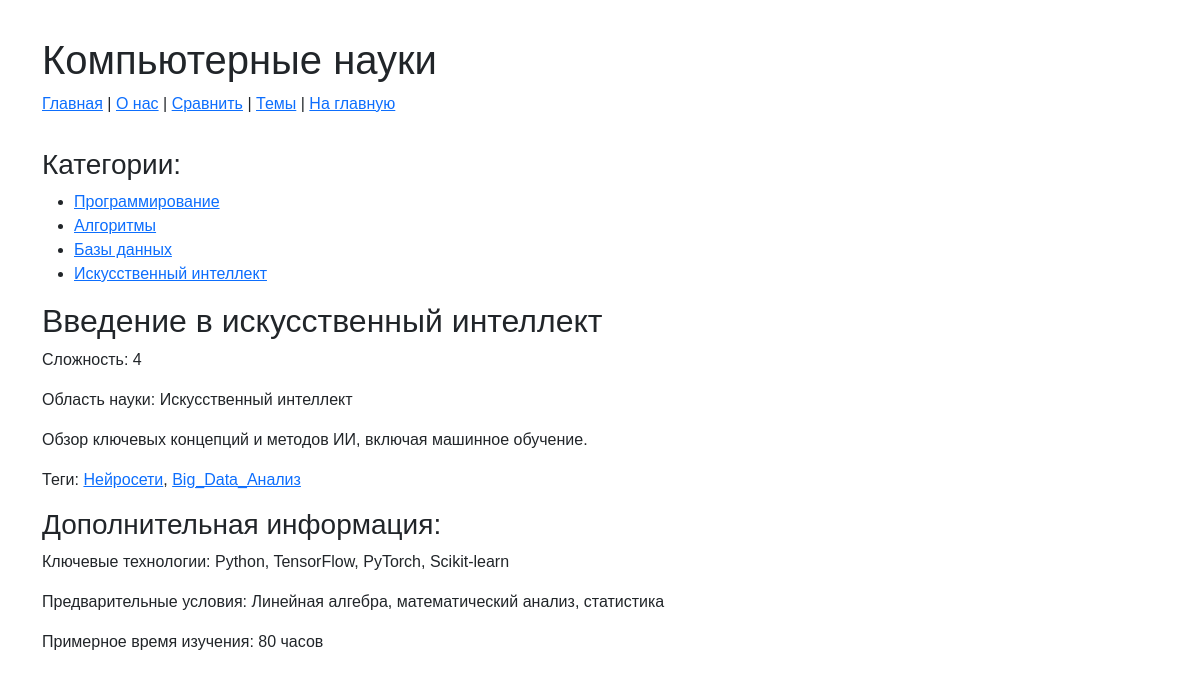
The app's page /concept/vvedenie-v-iskusstvennyj-intellekt/ with its own data.
### cs/models.py (models this page shows, shortened)
class ComputerScienceConcept(models.Model):
    class Status(models.IntegerChoices):
        DRAFT = 0, 'Черновик'
        PUBLISHED = 1, 'Опубликовано'
    title = models.CharField(max_length=255, verbose_name="Название концепции")
    slug = models.SlugField(max_length=255, unique=True, db_index=True, verbose_name="URL")
    description = models.TextField(blank=True, verbose_name="Описание")
    difficulty = models.IntegerField(default=1, verbose_name="Сложность (от 1 до 5)") # Новое поле для сложности
    time_create = models.DateTimeField(auto_now_add=True, verbose_name="Время создания")
    time_update = models.DateTimeField(auto_now=True, verbose_name="Время обновления")
    is_published = models.BooleanField(choices=Status.choices, default=Status.DRAFT, verbose_name="Публикация")
    field_of_study = models.ForeignKey(
        FieldOfStudy,
        on_delete=models.CASCADE,
        related_name='concepts',
        verbose_name="Область науки",
        null=True,
        blank=True
    )
    objects = models.Manager()         # Стандартный менеджер
    published = PublishedManager()       # Пользовательский менеджер для опубликованных записей
    class Meta:
        ordering = ['-time_create']
        indexes = [models.Index(fields=['-time_create'])]
        verbose_name = "Концепция компьютерных наук"
        verbose_name_plural = "Концепции компьютерных наук"

class FieldOfStudy(models.Model):
    name = models.CharField(max_length=255, verbose_name="Область науки")
    description = models.TextField(blank=True, verbose_name="Описание области")
    class Meta:
        verbose_name = "Область науки"
        verbose_name_plural = "Области науки"

class Tag(models.Model):
    name = models.CharField(max_length=50, unique=True, verbose_name="Тег")
    slug = models.SlugField(max_length=50, unique=True, db_index=True, verbose_name="URL тега") # Убрал default='default-slug'
    class Meta:
        verbose_name = "Тег"
        verbose_name_plural = "Теги"
    def get_absolute_url(self):
        return reverse('concepts_by_tag', kwargs={'tag_slug': self.slug})

class ConceptDetail(models.Model):
    concept = models.OneToOneField(
        ComputerScienceConcept,
        on_delete=models.CASCADE,
        related_name='detail',
        verbose_name="Концепция"
    )
    core_technologies = models.TextField(blank=True, verbose_name="Ключевые технологии")
    prerequisites = models.TextField(blank=True, verbose_name="Предварительные условия")
    estimated_learning_time = models.PositiveIntegerField(verbose_name="Примерное время изучения (часы)", null=True, blank=True)
    class Meta:
        verbose_name = "Детали концепции"
        verbose_name_plural = "Детали концепций"

### cs/views.py (the view)
# urls.py: path('concept/<slug:concept_slug>/', views.cs_detail, name='concept_detail'),  # Детальная страница концепции
def cs_detail(request, concept_slug):
    concept = get_object_or_404(ComputerScienceConcept, slug=concept_slug)
    data = {
        'title': concept.title,
        'concept': concept,
    }
    return render(request, 'cs/concept_detail.html', context=data)

### cs/templatetags/cs_tags.py (called while the page is built)
@register.simple_tag()
def get_categories():
    return categories_db

### cs/templates/cs/concept_detail.html (shortened to what this page needs)
{% extends 'cs/base.html' %}
{% block content %}
  <h2>{{ concept.title }}</h2>
  <p>Сложность: {{ concept.difficulty }}</p>
  {% if concept.field_of_study %}
    <p>Область науки: {{ concept.field_of_study.name }}</p>
  {% endif %}
  <div>
      {{ concept.description|linebreaks }}
  </div>
  {% if concept.tags.all %}
    <p>Теги:
      {% for tag in concept.tags.all %}
        <a href="{{ tag.get_absolute_url }}">{{ tag.name }}</a>{% if not forloop.last %}, {% endif %}
      {% endfor %}
    </p>
  {% endif %}
  {% if concept.detail %}
    <h3>Дополнительная информация:</h3>
    <p>Ключевые технологии: {{ concept.detail.core_technologies }}</p>
    <p>Предварительные условия: {{ concept.detail.prerequisites }}</p>
    <p>Примерное время изучения: {{ concept.detail.estimated_learning_time }} часов</p>
  {% endif %}
{% endblock %}

### cs/static/cs/css/styles.css (style rules this page uses)
body { font-family: Arial, sans-serif; margin: 20px; }

### records on screen
ComputerScienceConcept: title "Введение в искусственный интеллект", difficulty "4", field_of_study.name "Искусственный интеллект", description "Обзор ключевых концепций и методов ИИ, включая машинное обучение.", detail.core_technologies "Python, TensorFlow, PyTorch, Scikit-learn", detail.prerequisites "Линейная алгебра, математический анализ, статистика", detail.estimated_learning_time "80"
Tag: name "Нейросети"
Tag: name "Big_Data_Анализ"

### other values on screen
{{ cat.name }} "Программирование" "Алгоритмы" "Базы данных" "Искусственный интеллект"
